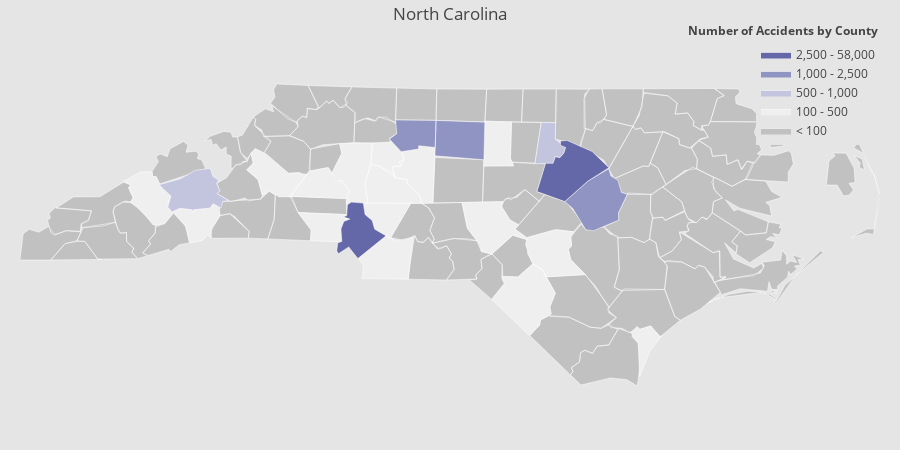

This figure's notebook cell:
### Code cell
import plotly.figure_factory as ff
import plotly.graph_objects as go
import plotly as py

import numpy as np
import pandas as pd

df_sample_r = a

values = df_sample_r['Counts'].tolist()
fips = df_sample_r['County'].tolist()

colorscale = [
    'rgb(193, 193, 193)',
    'rgb(239,239,239)',
    'rgb(195, 196, 222)',
    'rgb(144,148,194)',
    'rgb(101,104,168)',
    'rgb(65, 53, 132)'
]

fig = ff.create_choropleth(
    fips=fips, values=values, scope=['NC'], show_state_data=False,
    colorscale=colorscale,binning_endpoints=[100,500,1000,2500,58000], round_legend_values=False,
    plot_bgcolor='rgb(229,229,229)',
    paper_bgcolor='rgb(229,229,229)',
    legend_title='Number of Accidents by County',
    county_outline={'color': 'rgb(255,255,255)', 'width': 0.5},
    title="North Carolina"
)
fig.layout.template = None
py.offline.plot(fig)
fig.show()

### Figure 1 — Plotly figure (JSON) as saved in the notebook; plotly's stock layout.template omitted (floating-point values rounded to 4 significant figures; data arrays with more than 128 entries replaced by an {"elided": "..."} marker saying what was removed)
{"data": [{"fill": "toself", "fillcolor": "rgb(193, 193, 193)", "hoverinfo": "none", "line": {"color": "rgb(255,255,255)", "width": 0.5}, "mode": "lines", "name": "< 100", "type": "scatter", "x": {"elided": "1091 float values"}, "y": {"elided": "1091 float values"}}, {"fill": "toself", "fillcolor": "rgb(239,239,239)", "hoverinfo": "none", "line": {"color": "rgb(255,255,255)", "width": 0.5}, "mode": "lines", "name": "100 - 500", "type": "scatter", "x": {"elided": "200 float values"}, "y": {"elided": "200 float values"}}, {"fill": "toself", "fillcolor": "rgb(195, 196, 222)", "hoverinfo": "none", "line": {"color": "rgb(255,255,255)", "width": 0.5}, "mode": "lines", "name": "500 - 1,000", "type": "scatter", "x": [-79.01, -78.95, -78.8, -78.81, -78.7, -78.72, -78.76, -78.8, -78.83, -79.02, -79.01, null, -82.89, -82.67, -82.51, -82.36, -82.33, -82.28, -82.29, -82.26, -82.29, -82.17, -82.23, -82.25, -82.33, -82.36, -82.54, -82.53, -82.55, -82.67, -82.76, -82.8, -82.77, -82.89, null], "y": [35.89, 36.24, 36.24, 36.09, 36.01, 35.96, 35.92, 35.93, 35.87, 35.86, 35.89, null, 35.67, 35.73, 35.8, 35.82, 35.75, 35.71, 35.68, 35.62, 35.59, 35.53, 35.52, 35.46, 35.5, 35.46, 35.44, 35.42, 35.44, 35.46, 35.43, 35.47, 35.57, 35.67, null]}, {"fill": "toself", "fillcolor": "rgb(144,148,194)", "hoverinfo": "none", "line": {"color": "rgb(255,255,255)", "width": 0.5}, "mode": "lines", "name": "1,000 - 2,500", "type": "scatter", "x": [-80.05, -80.04, -79.53, -79.54, -80.05, null, -80.52, -80.44, -80.45, -80.04, -80.04, -80.21, -80.21, -80.39, -80.52, null, -78.71, -78.47, -78.26, -78.23, -78.16, -78.13, -78.06, -78.15, -78.15, -78.41, -78.49, -78.63, -78.71, null], "y": [35.94, 36.26, 36.24, 35.9, 35.94, null, 36.09, 36.14, 36.26, 36.26, 36.01, 36.03, 36.0, 35.97, 36.09, null, 35.52, 35.71, 35.82, 35.75, 35.71, 35.6, 35.59, 35.42, 35.35, 35.25, 35.26, 35.46, 35.52, null]}, {"fill": "toself", "fillcolor": "rgb(101,104,168)", "hoverinfo": "none", "line": {"color": "rgb(255,255,255)", "width": 0.5}, "mode": "lines", "name": "2,500 - 58,000", "type": "scatter", "x": [-81.06, -81.05, -81.01, -81.02, -80.99, -80.92, -80.99, -80.96, -80.95, -80.91, -80.78, -80.77, -80.69, -80.67, -80.55, -80.84, -80.93, -81.04, -81.06, null, -78.98, -78.91, -78.83, -78.8, -78.76, -78.72, -78.7, -78.75, -78.75, -78.68, -78.43, -78.25, -78.47, -78.71, -79.0, -78.98, null], "y": [35.07, 35.15, 35.16, 35.27, 35.34, 35.36, 35.38, 35.39, 35.49, 35.51, 35.51, 35.4, 35.35, 35.27, 35.21, 35.0, 35.11, 35.04, 35.07, null, 35.64, 35.87, 35.87, 35.93, 35.92, 35.96, 36.01, 36.03, 36.07, 36.07, 35.98, 35.83, 35.7, 35.52, 35.61, 35.64, null]}, {"fill": "toself", "fillcolor": "rgb(65, 53, 132)", "hoverinfo": "none", "line": {"color": "rgb(255,255,255)", "width": 0.5}, "mode": "lines", "name": "> 58,000", "type": "scatter", "x": [], "y": []}, {"hoverinfo": "text", "legendgroup": "centroids", "marker": {"color": "white", "opacity": 0}, "mode": "markers", "name": "US Counties", "selected": {"marker": {"color": "white", "opacity": 1, "size": 3}}, "showlegend": false, "text": ["County: Carteret<br>State: North Carolina<br>FIPS: 37031<br>Value: 5", "County: Carteret<br>State: North Carolina<br>FIPS: 37031<br>Value: 5", "County: Carteret<br>State: North Carolina<br>FIPS: 37031<br>Value: 5", "County: Carteret<br>State: North Carolina<br>FIPS: 37031<br>Value: 5", "County: Carteret<br>State: North Carolina<br>FIPS: 37031<br>Value: 5", "County: Carteret<br>State: North Carolina<br>FIPS: 37031<br>Value: 5", "County: Carteret<br>State: North Carolina<br>FIPS: 37031<br>Value: 5", "County: Dare<br>State: North Carolina<br>FIPS: 37055<br>Value: 8", "County: Dare<br>State: North Carolina<br>FIPS: 37055<br>Value: 8", "County: Dare<br>State: North Carolina<br>FIPS: 37055<br>Value: 8", "County: Dare<br>State: North Carolina<br>FIPS: 37055<br>Value: 8", "County: Onslow<br>State: North Carolina<br>FIPS: 37133<br>Value: 22", "County: Onslow<br>State: North Carolina<br>FIPS: 37133<br>Value: 22", "County: Onslow<br>State: North Carolina<br>FIPS: 37133<br>Value: 22", "County: Mecklenburg<br>State: North Carolina<br>FIPS: 37119<br>Value: 55229", "County: Wake<br>State: North Carolina<br>FIPS: 37183<br>Value: 40421", "County: Guilford<br>State: North Carolina<br>FIPS: 37081<br>Value: 2443", "County: Forsyth<br>State: North Carolina<br>FIPS: 37067<br>Value: 1237", "County: Johnston<br>State: North Carolina<br>FIPS: 37101<br>Value: 1039", "County: Durham<br>State: North Carolina<br>FIPS: 37063<br>Value: 950", "County: Buncombe<br>State: North Carolina<br>FIPS: 37021<br>Value: 701", "County: Cabarrus<br>State: North Carolina<br>FIPS: 37025<br>Value: 499", "County: Iredell<br>State: North Carolina<br>FIPS: 37097<br>Value: 499", "County: Gaston<br>State: North Carolina<br>FIPS: 37071<br>Value: 448", "County: Rowan<br>State: North Carolina<br>FIPS: 37159<br>Value: 294", "County: Alamance<br>State: North Carolina<br>FIPS: 37001<br>Value: 279", "County: Moore<br>State: North Carolina<br>FIPS: 37125<br>Value: 252", "County: Catawba<br>State: North Carolina<br>FIPS: 37035<br>Value: 224", "County: Haywood<br>State: North Carolina<br>FIPS: 37087<br>Value: 193", "County: Cumberland<br>State: North Carolina<br>FIPS: 37051<br>Value: 190", "County: Robeson<br>State: North Carolina<br>FIPS: 37155<br>Value: 143", "County: Union<br>State: North Carolina<br>FIPS: 37179<br>Value: 142", "County: Davidson<br>State: North Carolina<br>FIPS: 37057<br>Value: 141", "County: Henderson<br>State: North Carolina<br>FIPS: 37089<br>Value: 130", "County: New Hanover<br>State: North Carolina<br>FIPS: 37129<br>Value: 125", "County: Burke<br>State: North Carolina<br>FIPS: 37023<br>Value: 116", "County: Davie<br>State: North Carolina<br>FIPS: 37059<br>Value: 108", "County: Harnett<br>State: North Carolina<br>FIPS: 37085<br>Value: 96", "County: Granville<br>State: North Carolina<br>FIPS: 37077<br>Value: 84", "County: Warren<br>State: North Carolina<br>FIPS: 37185<br>Value: 79", "County: Nash<br>State: North Carolina<br>FIPS: 37127<br>Value: 75", "County: Surry<br>State: North Carolina<br>FIPS: 37171<br>Value: 74", "County: Randolph<br>State: North Carolina<br>FIPS: 37151<br>Value: 66", "County: Pender<br>State: North Carolina<br>FIPS: 37141<br>Value: 65", "County: McDowell<br>State: North Carolina<br>FIPS: 37111<br>Value: 65", "County: Yadkin<br>State: North Carolina<br>FIPS: 37197<br>Value: 64", "County: Cleveland<br>State: North Carolina<br>FIPS: 37045<br>Value: 63", "County: Brunswick<br>State: North Carolina<br>FIPS: 37019<br>Value: 61", "County: Vance<br>State: North Carolina<br>FIPS: 37181<br>Value: 58", "County: Polk<br>State: North Carolina<br>FIPS: 37149<br>Value: 55", "County: Wilson<br>State: North Carolina<br>FIPS: 37195<br>Value: 53", "County: Franklin<br>State: North Carolina<br>FIPS: 37069<br>Value: 50", "County: Wayne<br>State: North Carolina<br>FIPS: 37191<br>Value: 43", "County: Sampson<br>State: North Carolina<br>FIPS: 37163<br>Value: 41", "County: Halifax<br>State: North Carolina<br>FIPS: 37083<br>Value: 40", "County: Orange<br>State: North Carolina<br>FIPS: 37135<br>Value: 33", "County: Lincoln<br>State: North Carolina<br>FIPS: 37109<br>Value: 32", "County: Lenoir<br>State: North Carolina<br>FIPS: 37107<br>Value: 31", "County: Pitt<br>State: North Carolina<br>FIPS: 37147<br>Value: 28", "County: Wilkes<br>State: North Carolina<br>FIPS: 37193<br>Value: 28", "County: Anson<br>State: North Carolina<br>FIPS: 37007<br>Value: 27", "County: Stanly<br>State: North Carolina<br>FIPS: 37167<br>Value: 25", "County: Chatham<br>State: North Carolina<br>FIPS: 37037<br>Value: 25", "County: Richmond<br>State: North Carolina<br>FIPS: 37153<br>Value: 24", "County: Lee<br>State: North Carolina<br>FIPS: 37105<br>Value: 24", "County: Rockingham<br>State: North Carolina<br>FIPS: 37157<br>Value: 23", "County: Columbus<br>State: North Carolina<br>FIPS: 37047<br>Value: 21", "County: Alexander<br>State: North Carolina<br>FIPS: 37003<br>Value: 20", "County: Duplin<br>State: North Carolina<br>FIPS: 37061<br>Value: 20", "County: Craven<br>State: North Carolina<br>FIPS: 37049<br>Value: 19", "County: Bertie<br>State: North Carolina<br>FIPS: 37015<br>Value: 19", "County: Person<br>State: North Carolina<br>FIPS: 37145<br>Value: 16", "County: Edgecombe<br>State: North Carolina<br>FIPS: 37065<br>Value: 15", "County: Hoke<br>State: North Carolina<br>FIPS: 37093<br>Value: 14", "County: Scotland<br>State: North Carolina<br>FIPS: 37165<br>Value: 14", "County: Northampton<br>State: North Carolina<br>FIPS: 37131<br>Value: 13", "County: Jackson<br>State: North Carolina<br>FIPS: 37099<br>Value: 13", "County: Madison<br>State: North Carolina<br>FIPS: 37115<br>Value: 13", "County: Caldwell<br>State: North Carolina<br>FIPS: 37027<br>Value: 12", "County: Stokes<br>State: North Carolina<br>FIPS: 37169<br>Value: 11", "County: Montgomery<br>State: North Carolina<br>FIPS: 37123<br>Value: 10", "County: Bladen<br>State: North Carolina<br>FIPS: 37017<br>Value: 9", "County: Martin<br>State: North Carolina<br>FIPS: 37117<br>Value: 8", "County: Currituck<br>State: North Carolina<br>FIPS: 37053<br>Value: 7", "County: Avery<br>State: North Carolina<br>FIPS: 37011<br>Value: 7", "County: Greene<br>State: North Carolina<br>FIPS: 37079<br>Value: 7", "County: Caswell<br>State: North Carolina<br>FIPS: 37033<br>Value: 6", "County: Transylvania<br>State: North Carolina<br>FIPS: 37175<br>Value: 6", "County: Beaufort<br>State: North Carolina<br>FIPS: 37013<br>Value: 6", "County: Jones<br>State: North Carolina<br>FIPS: 37103<br>Value: 6", "County: Macon<br>State: North Carolina<br>FIPS: 37113<br>Value: 6", "County: Cherokee<br>State: North Carolina<br>FIPS: 37039<br>Value: 5", "County: Hertford<br>State: North Carolina<br>FIPS: 37091<br>Value: 5", "County: Rutherford<br>State: North Carolina<br>FIPS: 37161<br>Value: 5", "County: Swain<br>State: North Carolina<br>FIPS: 37173<br>Value: 5", "County: Ashe<br>State: North Carolina<br>FIPS: 37009<br>Value: 4", "County: Alleghany<br>State: North Carolina<br>FIPS: 37005<br>Value: 4", "County: Washington<br>State: North Carolina<br>FIPS: 37187<br>Value: 3", "County: Watauga<br>State: North Carolina<br>FIPS: 37189<br>Value: 3", "County: Clay<br>State: North Carolina<br>FIPS: 37043<br>Value: 3", "County: Pasquotank<br>State: North Carolina<br>FIPS: 37139<br>Value: 2", "County: Perquimans<br>State: North Carolina<br>FIPS: 37143<br>Value: 2", "County: Mitchell<br>State: North Carolina<br>FIPS: 37121<br>Value: 2", "County: Pamlico<br>State: North Carolina<br>FIPS: 37137<br>Value: 2", "County: Camden<br>State: North Carolina<br>FIPS: 37029<br>Value: 1", "County: Chowan<br>State: North Carolina<br>FIPS: 37041<br>Value: 1", "County: Graham<br>State: North Carolina<br>FIPS: 37075<br>Value: 1"], "type": "scatter", "unselected": {"marker": {"opacity": 0}}, "x": [[-76.14], [-76.53], [-76.45], [-76.56], [-76.6], [-76.89], [-76.67], [-75.66], [-75.54], [-75.67], [-75.86], [-77.14], [-77.21], [-77.43], -80.83, -78.65, -79.79, -80.26, -78.37, -78.88, -82.53, -80.55, -80.87, -81.18, -80.52, -79.4, -79.48, -81.22, -82.98, -78.83, -79.1, -80.53, -80.21, -82.48, -77.88, -81.7, -80.54, -78.87, -78.65, -78.11, -77.99, -80.69, -79.81, -77.91, -82.05, -80.67, -81.56, -78.24, -78.41, -82.17, -77.92, -78.29, -78.0, -78.37, -77.65, -79.12, -81.22, -77.64, -77.37, -81.16, -80.1, -80.25, -79.26, -79.75, -79.17, -79.77, -78.66, -81.18, -77.93, -77.09, -76.98, -78.97, -77.6, -79.24, -79.48, -77.4, -83.14, -82.71, -81.55, -80.24, -79.91, -78.56, -77.11, -76.01, -81.92, -77.68, -79.33, -82.8, -76.86, -77.36, -83.42, -84.06, -76.98, -81.92, -83.49, -81.5, -81.13, -76.58, -81.7, -83.75, -76.28, -76.44, -82.16, -76.74, -76.21, -76.61, -83.83], "y": [[35.0], [34.71], [34.72], [34.7], [34.67], [34.68], [34.84], [35.88], [35.41], [36.0], [35.78], [34.64], [34.61], [34.73], 35.25, 35.79, 36.08, 36.13, 35.52, 36.04, 35.61, 35.39, 35.81, 35.29, 35.64, 36.04, 35.31, 35.66, 35.56, 35.05, 34.64, 34.99, 35.79, 35.34, 34.23, 35.75, 35.93, 35.37, 36.3, 36.4, 35.97, 36.41, 35.71, 34.52, 35.68, 36.16, 35.33, 34.07, 36.36, 35.28, 35.71, 36.08, 35.36, 34.99, 36.26, 36.06, 35.49, 35.24, 35.59, 36.21, 34.97, 35.31, 35.7, 35.01, 35.48, 36.4, 34.27, 35.92, 34.94, 35.12, 36.07, 36.39, 35.91, 35.02, 34.84, 36.42, 35.29, 35.86, 35.95, 36.4, 35.33, 34.61, 35.84, 36.4, 36.08, 35.48, 36.39, 35.2, 35.49, 35.02, 35.15, 35.13, 36.36, 35.4, 35.49, 36.43, 36.49, 35.82, 36.23, 35.06, 36.3, 36.21, 36.01, 35.14, 36.39, 36.15, 35.35]}], "layout": {"annotations": [{"showarrow": false, "text": "<b>Number of Accidents by County</b>", "x": 1, "xanchor": "right", "xref": "paper", "y": 1.05, "yref": "paper"}], "dragmode": "select", "height": 450, "hovermode": "closest", "legend": {"traceorder": "reversed", "x": 1, "xanchor": "right", "y": 1, "yanchor": "top"}, "margin": {"b": 20, "l": 20, "r": 20, "t": 40}, "paper_bgcolor": "rgb(229,229,229)", "plot_bgcolor": "rgb(229,229,229)", "title": {"text": "North Carolina"}, "width": 900, "xaxis": {"autorange": false, "fixedrange": true, "range": [-84.32, -75.46], "showgrid": false, "showticklabels": false, "zeroline": false}, "yaxis": {"autorange": false, "fixedrange": true, "range": [33.44, 36.99], "showgrid": false, "showticklabels": false, "zeroline": false}}}
